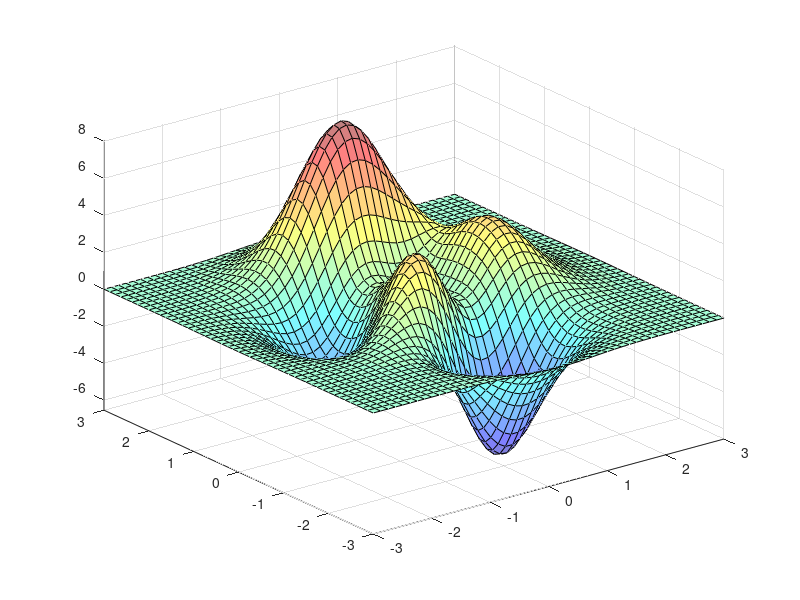
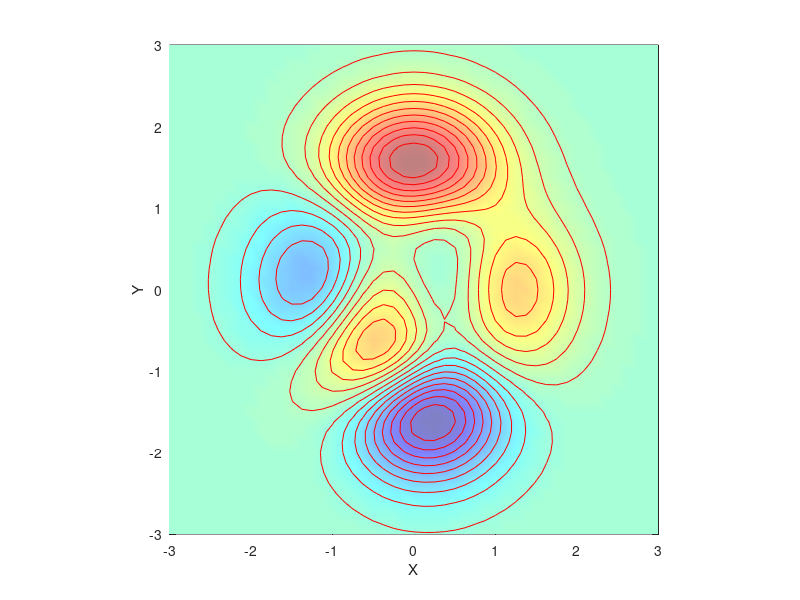

The MATLAB script that drew these images, in order: (Note: this script raises an error after producing the figures.)
%clear all
close all
generation_n = 50;	% Number of generations
popuSize = 20;		% Population size
xover_rate = 0.5;	% Crossover rate
mutate_rate = 0.02;	% Mutation rate
elit_num=40;
elit_n=round((popuSize*elit_num)/100)
bit_n = 8;		% Bit number for each input variable
global OPT_METHOD	% optimization method.
OPT_METHOD = 'ga';	% This is used for display in peaksfcn
figure;
%blackbg;

obj_fcn = 'peaksfcn';	% Objective function: 'peaksfcn' or 'wavefcn'

if strcmp(obj_fcn, 'peaksfcn'),	% objective function is 'peaksfcn'
	var_n = 2;		% Number of input variables
	range = [-3, 3; -3, 3];	% Range of the input variables
	% Plot peaks function
	peaks;
	colormap((jet+white)/2);
	% Plot contours of peaks function
	figure;
	%blackbg;
	[x, y, z] = peaks;
	pcolor(x,y,z); shading interp; hold on;
	contour(x, y, z, 20, 'r');
	hold off; colormap((jet+white)/2);
	axis square; xlabel('X'); ylabel('Y');
else				% objective function is 'wavefcn'
	var_n = 1;		% Number of input variables
	range = [0 pi];		% Range of the input variables
	x = linspace(range(1), range(2));
	y = sin(10*x).*sin(x);
	plot(x, sin(10*x).*sin(x));
	axis([-inf inf -inf inf]);
end

% Initial random population
popu = rand(popuSize, bit_n*var_n) > 0.5; 
%cheating=popu;
upper = zeros(generation_n, 1);
average = zeros(generation_n, 1);
lower = zeros(generation_n, 1);

% Main loop of GA
for i = 1:generation_n;

	% delete unnecessary objects
	delete(findobj(0, 'tag', 'member'));
	delete(findobj(0, 'tag', 'individual'));
	delete(findobj(0, 'tag', 'count'));

	% Evaluate objective function for each individual
	fcn_value = evalpopu(popu, bit_n, range, obj_fcn);
%	if (i==1),
%		fprintf('Initial population.\n');
%		fprintf('Press any key to continue...\n');
%		pause;
%	end

	% Fill objective function matrices
	upper(i) = max(fcn_value);
	average(i) = mean(fcn_value);
	lower(i) = min(fcn_value);

	% display current best
	[best, index] = max(fcn_value);
	fprintf('Generation %i: ', i);
	if strcmp(obj_fcn, 'peaksfcn'),	% obj. function is 'peaksfcn'
		fprintf('f(%f, %f)=%f\n', ...
			bit2num(popu(index, 1:bit_n), range(1,:)), ...
			bit2num(popu(index, bit_n+1:2*bit_n), range(2,:)), ...
			best);
	else				% obj. function is 'wavefcn'
		fprintf('f(%f)=%f\n', bit2num(popu(index, :), range), best);
	end
	% generate next population via selection, crossover and mutation
	popu = elit_nextpopulation(popu,fcn_value,elit_n, xover_rate, mutate_rate);

end

figure;
blackbg;
x = (1:generation_n)';
plot(x, upper, 'o', x, average, 'x', x, lower, '*');
hold on;
plot(x, [upper average lower]);
hold off;
legend('Best', 'Average', 'Poorest');
xlabel('Generations=50 population-Size=20 Elitism-Rate=40'); ylabel('Fitness');
